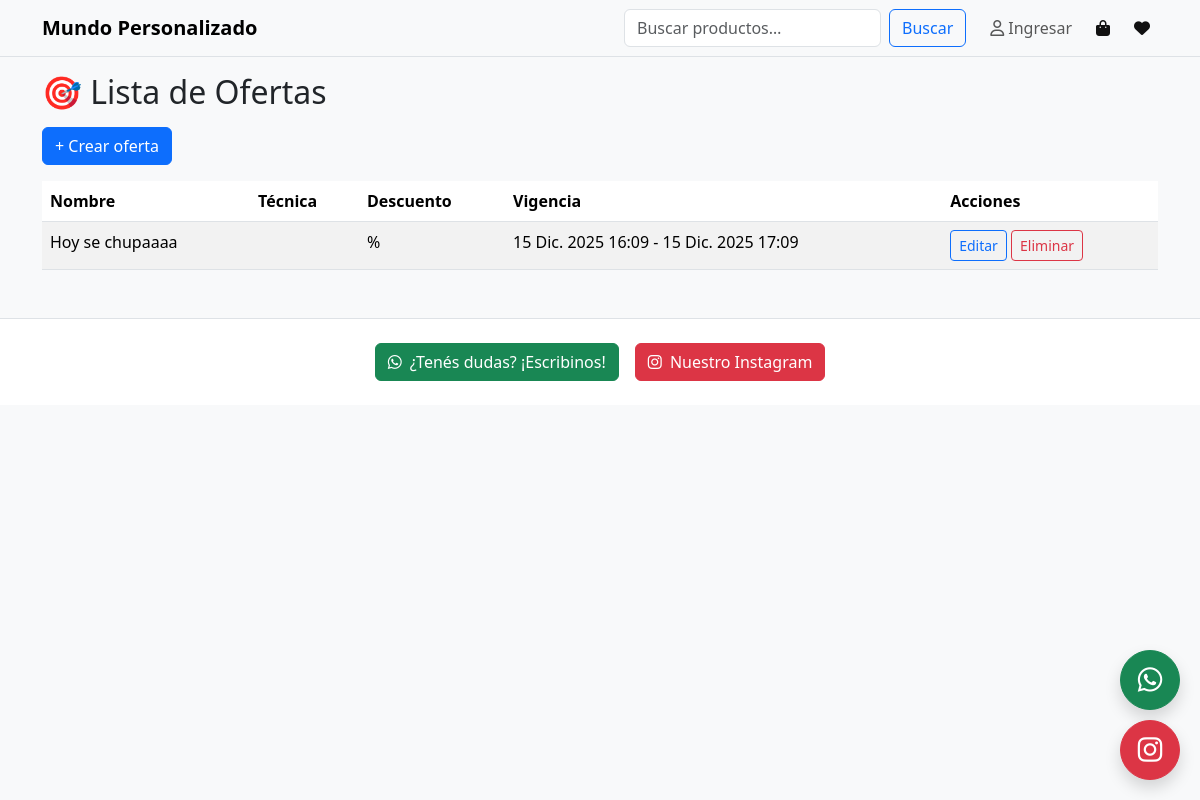
Page /owner/ofertas/ on the committed database.
### ofertas/models.py (models this page shows, shortened)
class Oferta(models.Model):
    class TipoDescuento(models.TextChoices):
        PORCENTAJE = "PCT", "Porcentaje"
        FIJO = "FIJ", "Monto fijo"
    nombre = models.CharField(max_length=100)
    tipo_descuento = models.CharField(
        max_length=3,
        choices=TipoDescuento.choices,
        default=TipoDescuento.PORCENTAJE,
    )
    valor = models.DecimalField(
        max_digits=5,
        decimal_places=2,
        help_text="Porcentaje (ej: 20) o monto fijo"
    )
    tecnicas = models.JSONField(
        blank=True,
        null=True,
        help_text="Ej: ['SUB', 'LAS']"
    )
    fecha_inicio = models.DateTimeField()
    fecha_fin = models.DateTimeField()
    activo = models.BooleanField(default=True)
    created_at = models.DateTimeField(auto_now_add=True)

### owner/views.py (the view)
# urls.py: path("ofertas/", owner_oferta_list, name="owner_oferta_list"),
def owner_oferta_list(request):
    ofertas = Oferta.objects.all()
    return render(request, "owner/oferta_list.html", {"ofertas": ofertas})

### cliente/context_processors.py (called while the page is built, shortened)
def carrito_y_favoritos(request):
    carrito = request.session.get("carrito", {}) or {}
    favoritos = request.session.get("favoritos", {}) or {}
    cart_items = []
    cart_total_qty = 0
    favorites_items = []
    return {
        "cart_items": cart_items,
        "cart_total_qty": cart_total_qty,
        "favorites_items": favorites_items,
        "favorites_count": len(favorites_items),
    }

### owner/templates/owner/oferta_list.html
{% extends "base.html" %}
{% block content %}
<h2 class="mb-3">🎯 Lista de Ofertas</h2>
<a href="{% url 'owner_oferta_create' %}" class="btn btn-primary mb-3">
  + Crear oferta
</a>
<table class="table table-striped">
  <thead>
    <tr>
      <th>Nombre</th>
      <th>Técnica</th>
      <th>Descuento</th>
      <th>Vigencia</th>
      <th>Acciones</th>
    </tr>
  </thead>
  <tbody>
    {% for oferta in ofertas %}
      <tr>
        <td>{{ oferta.nombre }}</td>
        <td>{{ oferta.get_tecnica_display }}</td>
        <td>{{ oferta.descuento }}%</td>
        <td>{{ oferta.fecha_inicio }} - {{ oferta.fecha_fin }}</td>
        <td>
          <a href="{% url 'owner_oferta_edit' oferta.id %}" class="btn btn-sm btn-outline-primary">Editar</a>
          <a href="{% url 'owner_oferta_delete' oferta.id %}" class="btn btn-sm btn-outline-danger">Eliminar</a>
        </td>
      </tr>
    {% empty %}
      <tr>
        <td colspan="5">No hay ofertas creadas</td>
      </tr>
    {% endfor %}
  </tbody>
</table>
{% endblock %}

### rows in the picture
Oferta: nombre "Hoy se chupaaaa", fecha_inicio "15 Dic. 2025 16:09", fecha_fin "15 Dic. 2025 17:09"
